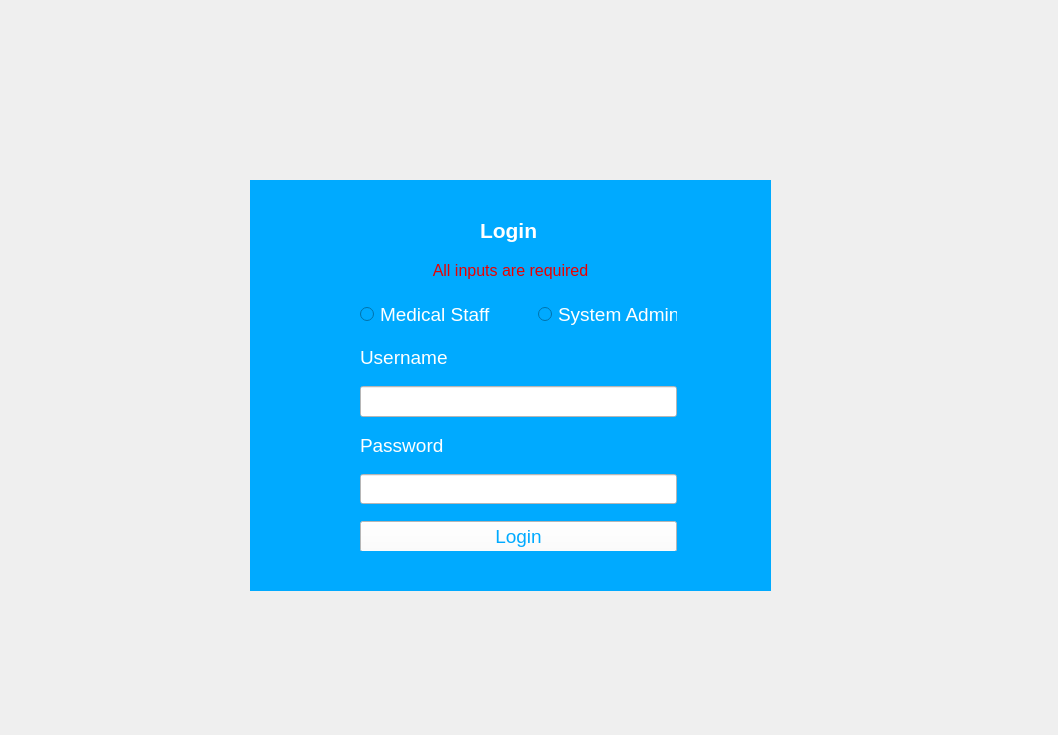
<?xml version="1.0" encoding="UTF-8"?>
<ui version="4.0">
 <class>LoginPage</class>
 <widget class="QMainWindow" name="LoginPage">
  <property name="geometry">
   <rect>
    <x>0</x>
    <y>0</y>
    <width>1058</width>
    <height>735</height>
   </rect>
  </property>
  <property name="minimumSize">
   <size>
    <width>1058</width>
    <height>735</height>
   </size>
  </property>
  <property name="maximumSize">
   <size>
    <width>1058</width>
    <height>735</height>
   </size>
  </property>
  <property name="windowTitle">
   <string>MainWindow</string>
  </property>
  <widget class="QWidget" name="centralwidget">
   <widget class="QWidget" name="loginWidget" native="true">
    <property name="geometry">
     <rect>
      <x>250</x>
      <y>180</y>
      <width>521</width>
      <height>411</height>
     </rect>
    </property>
    <property name="autoFillBackground">
     <bool>false</bool>
    </property>
    <property name="styleSheet">
     <string notr="true">background-color : rgb(0, 170, 255)</string>
    </property>
    <widget class="QLabel" name="loginLabel">
     <property name="geometry">
      <rect>
       <x>230</x>
       <y>30</y>
       <width>71</width>
       <height>41</height>
      </rect>
     </property>
     <property name="font">
      <font>
       <pointsize>16</pointsize>
       <weight>75</weight>
       <bold>true</bold>
      </font>
     </property>
     <property name="styleSheet">
      <string notr="true">font-weight: bold; color: rgb(255, 255, 255)</string>
     </property>
     <property name="text">
      <string>Login</string>
     </property>
    </widget>
    <widget class="QWidget" name="formLayoutWidget">
     <property name="geometry">
      <rect>
       <x>110</x>
       <y>120</y>
       <width>317</width>
       <height>251</height>
      </rect>
     </property>
     <layout class="QFormLayout" name="loginFormLayout">
      <property name="sizeConstraint">
       <enum>QLayout::SetNoConstraint</enum>
      </property>
      <property name="horizontalSpacing">
       <number>42</number>
      </property>
      <property name="verticalSpacing">
       <number>17</number>
      </property>
      <item row="0" column="0">
       <widget class="QRadioButton" name="medicalStaffOption">
        <property name="font">
         <font>
          <pointsize>14</pointsize>
         </font>
        </property>
        <property name="styleSheet">
         <string notr="true">color: rgb(255, 255, 255)</string>
        </property>
        <property name="text">
         <string>Medical Staff</string>
        </property>
       </widget>
      </item>
      <item row="0" column="1">
       <widget class="QRadioButton" name="systemAdminOption">
        <property name="font">
         <font>
          <pointsize>14</pointsize>
         </font>
        </property>
        <property name="styleSheet">
         <string notr="true">color: rgb(255, 255, 255)</string>
        </property>
        <property name="text">
         <string>System Admin</string>
        </property>
       </widget>
      </item>
      <item row="2" column="0" colspan="2">
       <widget class="QLineEdit" name="usernameInput">
        <property name="font">
         <font>
          <pointsize>14</pointsize>
         </font>
        </property>
        <property name="styleSheet">
         <string notr="true">background-color: rgb(255, 255, 255); color: rgb(0, 170, 255)</string>
        </property>
       </widget>
      </item>
      <item row="4" column="0" colspan="2">
       <widget class="QLineEdit" name="passwordInput">
        <property name="font">
         <font>
          <pointsize>14</pointsize>
         </font>
        </property>
        <property name="styleSheet">
         <string notr="true">background-color: rgb(255, 255, 255); color: rgb(0, 170, 255)</string>
        </property>
       </widget>
      </item>
      <item row="3" column="0" colspan="2">
       <widget class="QLabel" name="passwordLabel">
        <property name="font">
         <font>
          <pointsize>14</pointsize>
         </font>
        </property>
        <property name="styleSheet">
         <string notr="true">color: rgb(255, 255, 255)</string>
        </property>
        <property name="text">
         <string>Password</string>
        </property>
       </widget>
      </item>
      <item row="1" column="0" colspan="2">
       <widget class="QLabel" name="usernameLabel">
        <property name="font">
         <font>
          <pointsize>14</pointsize>
         </font>
        </property>
        <property name="styleSheet">
         <string notr="true">color: rgb(255, 255, 255)</string>
        </property>
        <property name="text">
         <string>Username</string>
        </property>
       </widget>
      </item>
      <item row="5" column="0" colspan="2">
       <widget class="QPushButton" name="loginButton">
        <property name="font">
         <font>
          <pointsize>14</pointsize>
         </font>
        </property>
        <property name="styleSheet">
         <string notr="true">background-color: rgb(255, 255, 255); color: rgb(0, 170, 255)</string>
        </property>
        <property name="text">
         <string>Login</string>
        </property>
       </widget>
      </item>
     </layout>
    </widget>
    <widget class="QLabel" name="error">
     <property name="geometry">
      <rect>
       <x>140</x>
       <y>80</y>
       <width>241</width>
       <height>21</height>
      </rect>
     </property>
     <property name="font">
      <font>
       <pointsize>12</pointsize>
      </font>
     </property>
     <property name="layoutDirection">
      <enum>Qt::LeftToRight</enum>
     </property>
     <property name="styleSheet">
      <string notr="true">color: rgb(234, 0, 0)</string>
     </property>
     <property name="text">
      <string>All inputs are required</string>
     </property>
     <property name="alignment">
      <set>Qt::AlignCenter</set>
     </property>
     <property name="wordWrap">
      <bool>true</bool>
     </property>
    </widget>
   </widget>
  </widget>
 </widget>
 <resources/>
 <connections/>
</ui>
